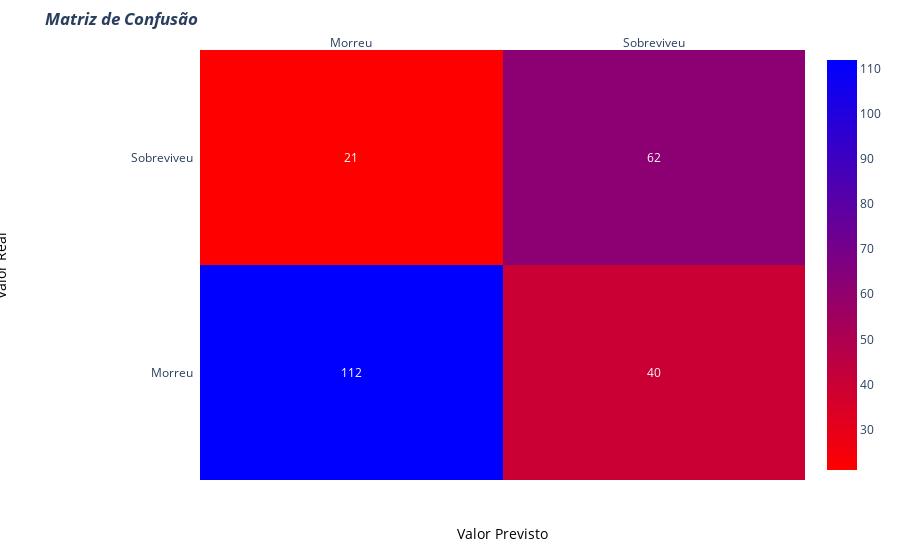

Source (notebook cell):
### Code cell
import plotly.figure_factory as ff
def plot_confusion_matrix(z):
    x = ['Morreu','Sobreviveu']
    y =  ['Morreu','Sobreviveu']

    # change each element of z to type string for annotations
    z_text = [[str(y) for y in x] for x in z]

    # set up figure 
    fig = ff.create_annotated_heatmap(z, x=x, y=y, annotation_text=z_text, colorscale='Bluered_r')

    # add title
    fig.update_layout(title_text='<i><b>Matriz de Confusão</b></i>',
                      #xaxis = dict(title='x'),
                      #yaxis = dict(title='x')
                     )

    # add custom xaxis title
    fig.add_annotation(dict(font=dict(color="black",size=14),
                            x=0.5,
                            y=-0.15,
                            showarrow=False,
                            text="Valor Previsto",
                            xref="paper",
                            yref="paper"))

    # add custom yaxis title
    fig.add_annotation(dict(font=dict(color="black",size=14),
                            x=-0.35,
                            y=0.5,
                            showarrow=False,
                            text="Valor Real",
                            textangle=-90,
                            xref="paper",
                            yref="paper"))

    # adjust margins to make room for yaxis title
    fig.update_layout(margin=dict(t=50, l=200))

    # add colorbar
    fig['data'][0]['showscale'] = True
    fig.show()
plot_confusion_matrix(confusion_matrix)

### Figure 1 — Plotly figure (JSON) as saved in the notebook; plotly's stock layout.template omitted (floating-point values rounded to 4 significant figures)
{"data": [{"colorscale": [[0, "rgb(255,0,0)"], [1, "rgb(0,0,255)"]], "reversescale": false, "showscale": true, "type": "heatmap", "x": ["Morreu", "Sobreviveu"], "y": ["Morreu", "Sobreviveu"], "z": [[112, 40], [21, 62]]}], "layout": {"annotations": [{"font": {"color": "#FFFFFF"}, "showarrow": false, "text": "112", "x": "Morreu", "xref": "x", "y": "Morreu", "yref": "y"}, {"font": {"color": "#FFFFFF"}, "showarrow": false, "text": "40", "x": "Sobreviveu", "xref": "x", "y": "Morreu", "yref": "y"}, {"font": {"color": "#FFFFFF"}, "showarrow": false, "text": "21", "x": "Morreu", "xref": "x", "y": "Sobreviveu", "yref": "y"}, {"font": {"color": "#FFFFFF"}, "showarrow": false, "text": "62", "x": "Sobreviveu", "xref": "x", "y": "Sobreviveu", "yref": "y"}, {"font": {"color": "black", "size": 14}, "showarrow": false, "text": "Valor Previsto", "x": 0.5, "xref": "paper", "y": -0.15, "yref": "paper"}, {"font": {"color": "black", "size": 14}, "showarrow": false, "text": "Valor Real", "textangle": -90, "x": -0.35, "xref": "paper", "y": 0.5, "yref": "paper"}], "autosize": true, "margin": {"l": 200, "t": 50}, "title": {"text": "<i><b>Matriz de Confusão</b></i>"}, "xaxis": {"autorange": true, "dtick": 1, "gridcolor": "rgb(0, 0, 0)", "range": [-0.5, 1.5], "side": "top", "ticks": "", "type": "category"}, "yaxis": {"autorange": true, "dtick": 1, "range": [-0.5, 1.5], "ticks": "", "ticksuffix": "  ", "type": "category"}}}
